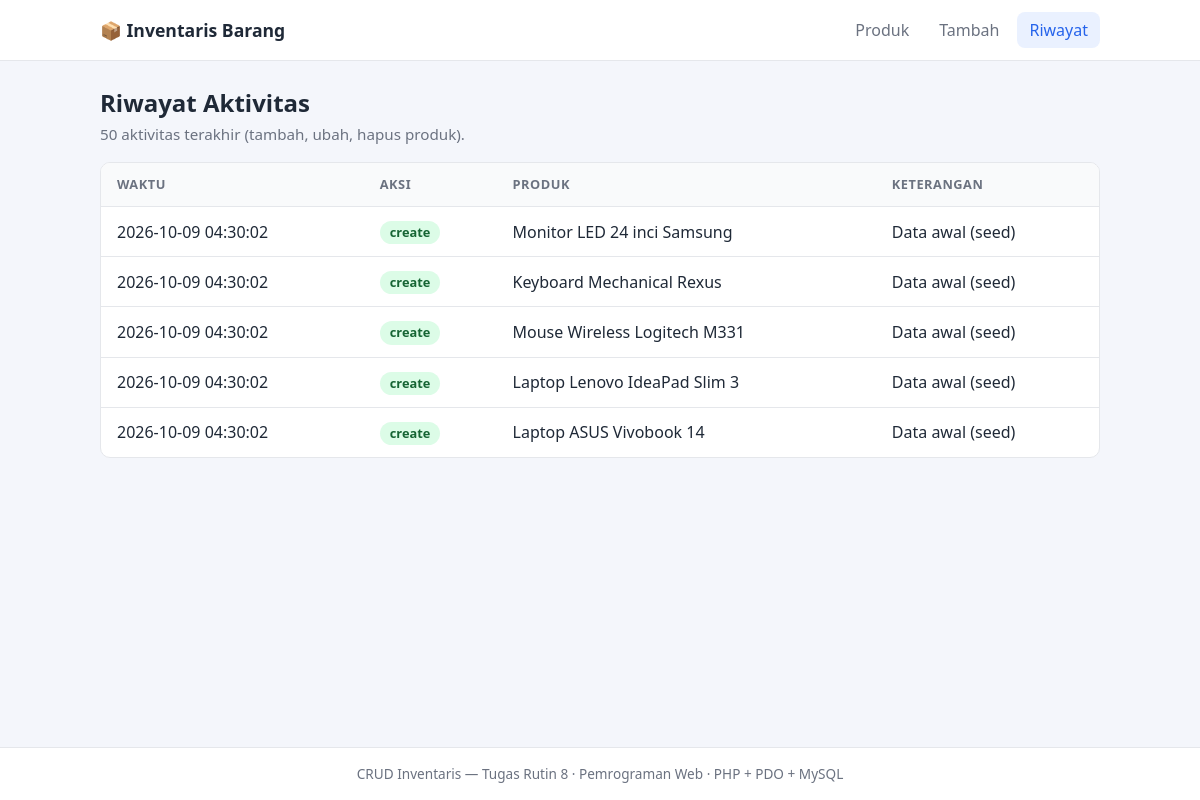
The page /logs.php on the database its author committed.
### tables this page shows
CREATE TABLE activity_logs (
    id           INT AUTO_INCREMENT PRIMARY KEY,
    action       VARCHAR(20)  NOT NULL,           
    product_id   INT          NULL,
    product_name VARCHAR(150) NOT NULL,
    details      VARCHAR(255) NULL,
    created_at   TIMESTAMP    NOT NULL DEFAULT CURRENT_TIMESTAMP
);

### includes/helpers.php (called while the page is built, shortened)
<?php
function e($value): string
{
    return htmlspecialchars((string) $value, ENT_QUOTES, 'UTF-8');
}

### logs.php (the view, shortened to what this page needs)
<?php
require_once __DIR__ . '/includes/helpers.php';
$pdo       = Database::getInstance()->getConnection();
$logs      = [];
try {
    $logs = $pdo->query(
        'SELECT action, product_name, details, created_at
           FROM activity_logs
          ORDER BY id DESC
          LIMIT 50'
    )->fetchAll();
} catch (PDOException $e) {
    error_log('DB Error (logs): ' . $e->getMessage());
    $loadError = 'Terjadi kesalahan database saat mengambil riwayat.';
}
require __DIR__ . '/includes/header.php';
?>
<div class="page-head">
    <div>
        <h1>Riwayat Aktivitas</h1>
        <p class="muted">50 aktivitas terakhir (tambah, ubah, hapus produk).</p>
    </div>
</div>
<div class="card table-wrap">
    <table>
        <thead>
        <tr>
            <th>Waktu</th>
            <th>Aksi</th>
            <th>Produk</th>
            <th>Keterangan</th>
        </tr>
        </thead>
        <tbody>
        <?php foreach ($logs as $log): ?>
            <tr>
                <td><?= e($log['created_at']) ?></td>
                <td><span class="badge badge-<?= e($log['action']) ?>"><?= e($log['action']) ?></span></td>
                <td><?= e($log['product_name']) ?></td>
                <td><?= e($log['details']) ?></td>
            </tr>
        <?php endforeach; ?>
        </tbody>
    </table>
</div>
<?php require __DIR__ . '/includes/footer.php'; ?>

### assets/style.css (style rules this page uses)
:root { --bg: #f4f6fb; --card: #ffffff; --text: #1f2937; --muted: #6b7280; --border: #e5e7eb; --primary: #2563eb; --primary-dark: #1d4ed8; --danger: #dc2626; --danger-dark: #b91c1c; --success-bg: #ecfdf5; --success-text: #065f46; --error-bg: #fef2f2; --error-text: #991b1b; --radius: 10px; }
* { box-sizing: border-box; }
body { margin: 0; font-family: system-ui, -apple-system, "Segoe UI", Roboto, Arial, sans-serif; background: var(--bg); color: var(--text); line-height: 1.5; min-height: 100vh; display: flex; flex-direction: column; }
.page-head { display: flex; align-items: flex-start; justify-content: space-between; gap: 16px; margin-bottom: 16px; }
.page-head h1 { margin: 0; font-size: 1.5rem; }
.muted { color: var(--muted); margin: 2px 0 0; font-size: 0.95rem; }
.card { background: var(--card); border: 1px solid var(--border); border-radius: var(--radius); }
.table-wrap { overflow-x: auto; }
table { width: 100%; border-collapse: collapse; }
th, td { padding: 12px 16px; text-align: left; border-bottom: 1px solid var(--border); white-space: nowrap; }
th { background: #f9fafb; font-size: 0.8rem; text-transform: uppercase; letter-spacing: 0.04em; color: var(--muted); }
tbody tr:last-child td { border-bottom: none; }
.badge { display: inline-block; padding: 2px 10px; border-radius: 999px; background: #eef2ff; color: #3730a3; font-size: 0.8rem; font-weight: 600; }
.badge-create { background: #dcfce7; color: #166534; }

### rows shown on the page
activity_logs: created_at "2026-10-09 04:30:02", action "create", product_name "Monitor LED 24 inci Samsung", details "Data awal (seed)"
activity_logs: created_at "2026-10-09 04:30:02", action "create", product_name "Keyboard Mechanical Rexus", details "Data awal (seed)"
activity_logs: created_at "2026-10-09 04:30:02", action "create", product_name "Mouse Wireless Logitech M331", details "Data awal (seed)"
activity_logs: created_at "2026-10-09 04:30:02", action "create", product_name "Laptop Lenovo IdeaPad Slim 3", details "Data awal (seed)"
activity_logs: created_at "2026-10-09 04:30:02", action "create", product_name "Laptop ASUS Vivobook 14", details "Data awal (seed)"
